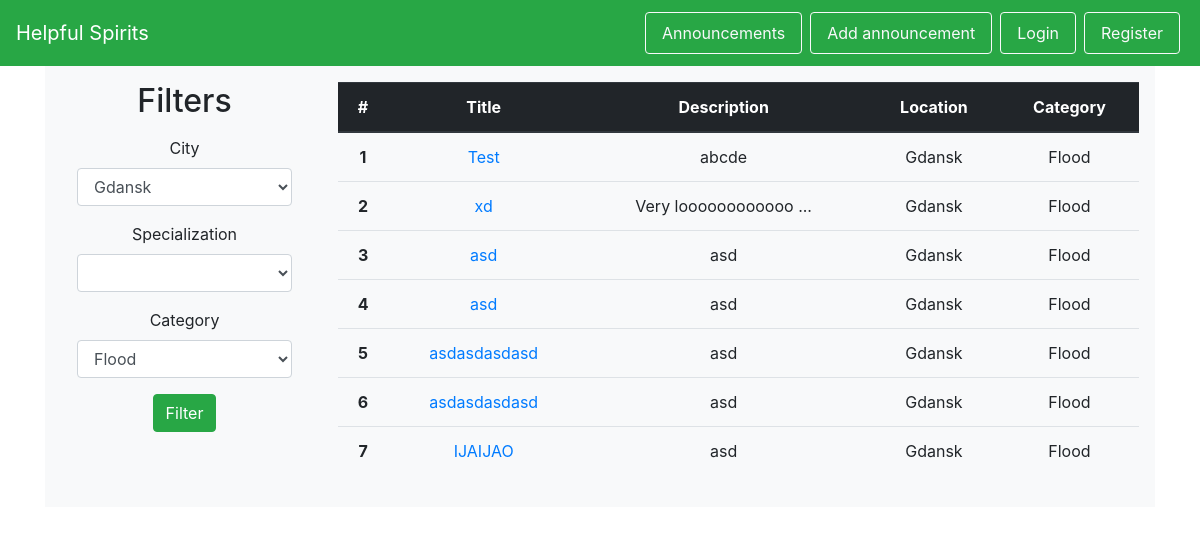
/posters, run on an earlier commit of the app's database.
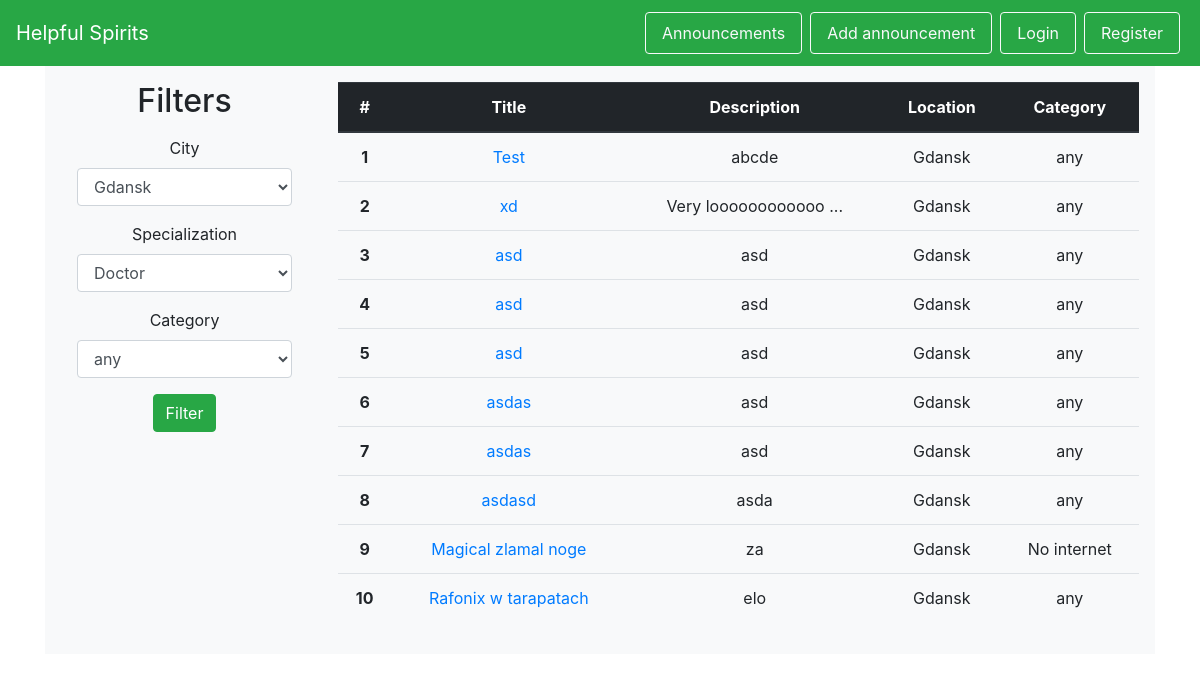
And on a later commit of the database.
### helpful_spirits/models.py (models this page shows, shortened)
class Poster(db.Model):
    id = db.Column(db.Integer, primary_key=True)
    add_date = db.Column(db.Date, nullable=False)
    start_date = db.Column(db.Date, nullable=False)
    end_date = db.Column(db.Date)
    is_active = db.Column(db.Boolean, nullable=False)
    title = db.Column(db.String(100), nullable=False)
    description = db.Column(db.String(1000), nullable=False)
    location_id = db.Column(db.Integer, db.ForeignKey('location.id'), nullable=False)
    victim_id = db.Column(db.Integer, db.ForeignKey('victim.id'), nullable=False)
    category_id = db.Column(db.Integer, db.ForeignKey('category.id'), nullable=False)
    @staticmethod
    def get_all_active():
        return Poster.query.filter_by(is_active=True).filter(Poster.end_date >= date.today()).all()

class City(db.Model):
    id = db.Column(db.Integer, primary_key=True)
    id = db.Column(db.Integer, primary_key=True)
    name = db.Column(db.String(50), nullable=False, unique=True)
    volunteers = db.relationship('Volunteer', backref='city')
    locations = db.relationship('Location', backref='city')

class Category(db.Model):
    id = db.Column(db.Integer, primary_key=True)
    name = db.Column(db.String(50), nullable=False)
    danger_level = db.Column(db.Integer, nullable=False)
    posters = db.relationship('Poster', backref='category')

### helpful_spirits/views.py (the view)
@app.route('/posters', methods=['GET', 'POST'])
def posters():
    form = FilterSearch()
    if form.validate_on_submit():
        specific_posters = Poster.get_specific(category=form.category_name.data, city=form.city.data,
                                               specialization=None)
        iterator_ = zip(specific_posters, range(len(specific_posters)))
        return render_template('posters.html', posters=iterator_, form=form)
    else:
        all_active_posters = Poster.get_all_active()
        iterator_ = zip(all_active_posters, range(len(all_active_posters)))
        return render_template('posters.html', posters=iterator_, form=form)

### helpful_spirits/forms.py
class FilterSearch(Form):
    city_choices = [(city.name, city.name) for city in City.get_all()]
    category_choices = [(category.name, category.name) for category in Category.get_all()]
    specialisation_choices = [(specialisation.name, specialisation.name) for specialisation in Specialisation.get_all()]
    city = SelectField('City', choices=city_choices, validators=[DataRequired()])
    specialisation = SelectField('Specialization', choices=specialisation_choices)
    category_name = SelectField('Category', choices=category_choices, validators=[DataRequired()])

### helpful_spirits/templates/posters.html (shortened to what this page needs)
{% extends 'base.html' %}
{% from "includes/_forms.html" import render_field %}
{% block body %}
<div id="wrapper-divPC" style="background-color: #f8f9fa;">
    <div class="row py-3 px-3">
        <div class="col-md-3 col-xs-12 text-center">
            <h2>Filters</h2>
            <p>
                <form id="register-form" method="POST" action="/posters">
                    <div class="form-group mx-3">
                        {{ render_field(form.city, class_="form-control") }}
                    </div>
                    <div class="form-group mx-3">
                        {{ render_field(form.specialisation, class_="form-control") }}
                    </div>
                    <div class="form-group mx-3">
                        {{ render_field(form.category_name, class_="form-control") }}
                    </div>
                    <p><input type="submit" class="btn btn-success mx-3" value="Filter"></p>
                </form>
            </p>
        </div>
        <div class="col-md-9 col-xs-12">
            <div id="posters">
                <table class="table text-center">
                    <thead class="thead-dark">
                        <tr>
                            <th scope="col">#</th>
                            <th scope="col">Title</th>
                            <th scope="col">Description</th>
                            <th scope="col">Location</th>
                            <th scope="col">Category</th>
                        </tr>
                    </thead>
                    <tbody>
                        {% for poster, index in posters %}
                        <tr>
                            <th scope="row">{{ index + 1 }}</th>
                            <td><a href="/posters/{{ poster.id }}"> {{ poster.title }}</a></td>
                            <td>{{ poster.description[0:18] }}{% if poster.description[18]!=nil %}
                                ...{% endif %}</td>
                            <td>{{ poster.location.city.name }}</td>
                            <td>{{ poster.category.name }}</td>
                        </tr>
                        {% endfor %}
                    </tbody>
                </table>
            </div>
        </div>
    </div>
    </div>
</div>
{% endblock %}

### helpful_spirits/templates/base.html (shortened to what this page needs)
<!DOCTYPE html>
<html lang="en">
<head>
    <link rel="stylesheet" href="https://stackpath.bootstrapcdn.com/bootstrap/4.1.3/css/bootstrap.min.css">
</head>
<body>
    {% include 'includes/_navbar.html' %}
    <div class="container">
    {% block body %}
    {% endblock %}
</body>
</html>

### helpful_spirits/templates/includes/_forms.html (shortened to what this page needs)
{% macro render_field(field) %}
  {{ field.label }}
  {{ field(**kwargs)|safe }}
{% endmacro %}

### helpful_spirits/templates/includes/_navbar.html (shortened to what this page needs)
<nav class="navbar navbar-dark bg-success sticky-top">
    <a class="navbar-brand" href="/">Helpful Spirits</a>
    <ul class="nav list-inline">
        {% if not current_user.is_authenticated %}
        <li class="nav-item">
            <a class="nav-link btn btn-outline-light mx-1 my-1" href="/posters">Announcements</a>
        </li>
        <li class="nav-item">
            <a class="nav-link btn btn-outline-light mx-1 my-1" href="/login">Add announcement</a>
        </li>
        <li class="nav-item">
            <a class="nav-link btn btn-outline-light mx-1 my-1" href="/login">Login</a>
        </li>
        <li class="nav-item">
            <a class="nav-link btn btn-outline-light mx-1 my-1" href="/register">Register</a>
        </li>
        {% endif %}
    </ul>
</nav>

What changed in the data, as far as the page shows it:
changed through a linked row, Poster "Test": category.name "Flood" → "any"
changed through a linked row, Poster "xd": category.name "Flood" → "any"
changed Poster (number 3 of 10 on the later page): category.name "Flood" → "any"
changed Poster (number 4 of 10 on the later page): category.name "Flood" → "any"
changed Poster (number 5 of 10 on the later page): title "asdasdasdasd" → "asd"; category.name "Flood" → "any"
changed Poster (number 6 of 10 on the later page): title "asdasdasdasd" → "asdas"; category.name "Flood" → "any"
changed Poster (number 7 of 10 on the later page): title "IJAIJAO" → "asdas"; category.name "Flood" → "any"
added Poster: index "8", title "asdasd", description "asda", location.city.name "Gdansk", category.name "any"
added Poster: index "9", title "Magical zlamal noge", description "za", location.city.name "Gdansk", category.name "No internet"
added Poster: index "10", title "Rafonix w tarapatach", description "elo", location.city.name "Gdansk", category.name "any"
Also different on the page:
form field specialisation: (not shown) → "Doctor"
form field category_name: "Flood" → "any"
